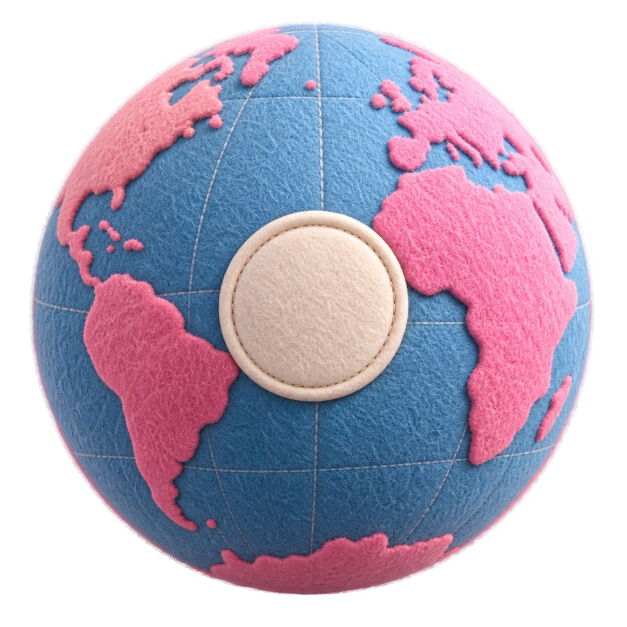
#> input picture web/artwork/plush-source.webp, 1254 x 1254 px (shown at 1/2 size)
$ python plush-materials.py
#> lines starting #> are read from the running program, lines starting #| are printed output that depends on the picture; after the words box and inside, x2 and y2 are one past the last pixel; in counts of white or black regions, pixels touching at a corner belong together
"""Reconstruct one continuous felt surface, preserving the approved photograph.

Python 3 + Pillow, numpy, scipy. Deterministic source-derived texture synthesis:
large overlapping, randomly selected photo patches (no mirrored tiles), sampled
through three spherical projections. Geography is a signed-distance continuation,
not alpha-blended continents. Colour, fibres, bevels, contact shade and physical
panel grooves share one material at every longitude, including the UV join/poles.
"""
from pathlib import Path
import json
import numpy as np
from PIL import Image
from scipy.ndimage import gaussian_filter, map_coordinates, distance_transform_edt, binary_fill_holes, binary_closing
from PIL import ImageDraw
ROOT = Path(__file__).resolve().parents[1]
OUT = ROOT / 'public/brand/plush'
photo = np.array(Image.open(ROOT / 'artwork/plush-source.webp').convert('RGB'), dtype=np.float32)
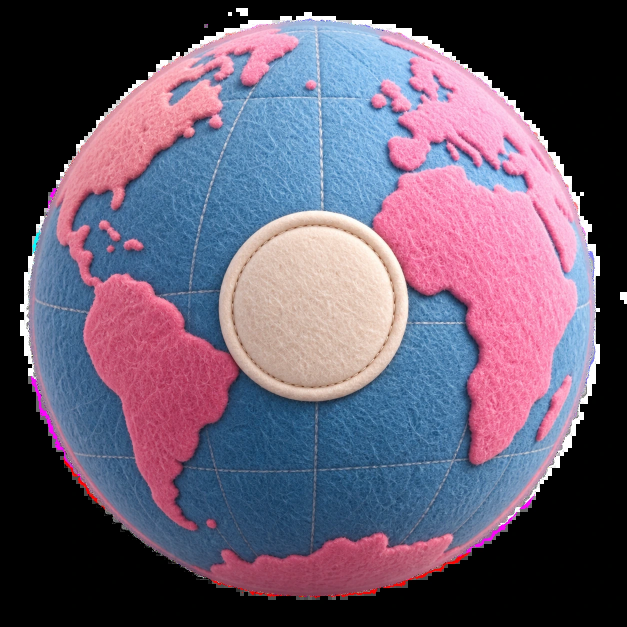
#> photo: shape (1254, 1254, 3) float32 (shown at 1/2 size); mean R, G, B 101, 88, 107.9
W,H=2048,1024
u,v=np.meshgrid((np.arange(W)+.5)/W,(np.arange(H)+.5)/H)
lon,lat=(u-.5)*2*np.pi,(.5-v)*np.pi
x,y,z=np.sin(lon)*np.cos(lat),np.sin(lat),np.cos(lon)*np.cos(lat)
rad=np.sqrt(x*x+(y-.005)**2)
transition=np.clip((rad-.34)/.18,0,1)
scale=1+.09*(1-transition*transition*(3-2*transition))
px,py=625+564*x/scale,615-573*y/scale
front=np.stack([map_coordinates(photo[:,:,c],[py,px],order=1,mode='nearest') for c in range(3)],-1)
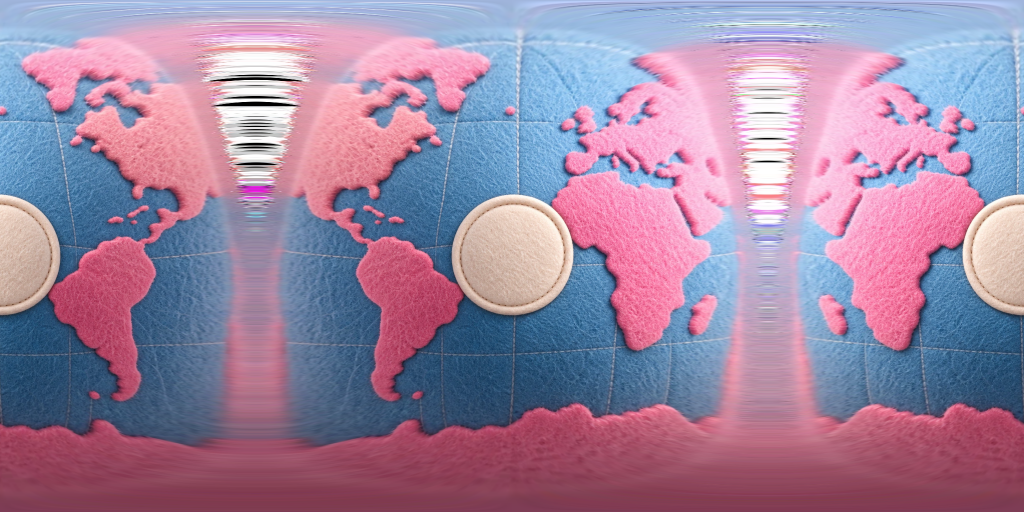
#> front: shape (1024, 2048, 3) float32 (shown at 1/2 size); mean R, G, B 158.9, 132.8, 162.1
pink=(front[:,:,0]>front[:,:,2]*1.05)
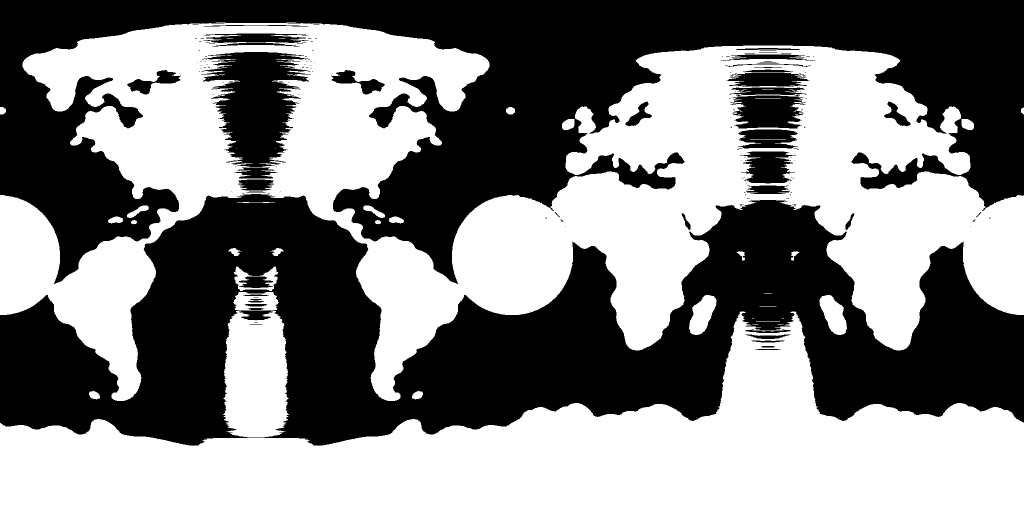
#> pink: shape (1024, 2048) bool (shown at 1/2 size); 51.3% white; 177 black regions (133 under 20 px), largest, box (x1, y1, x2, y2) and area: (0, 388, 2048, 892) 514426, (0, 0, 2048, 568) 438204, (403, 104, 621, 335) 29160
badge=(rad<.365)&(z>.85)
pink[badge]=False
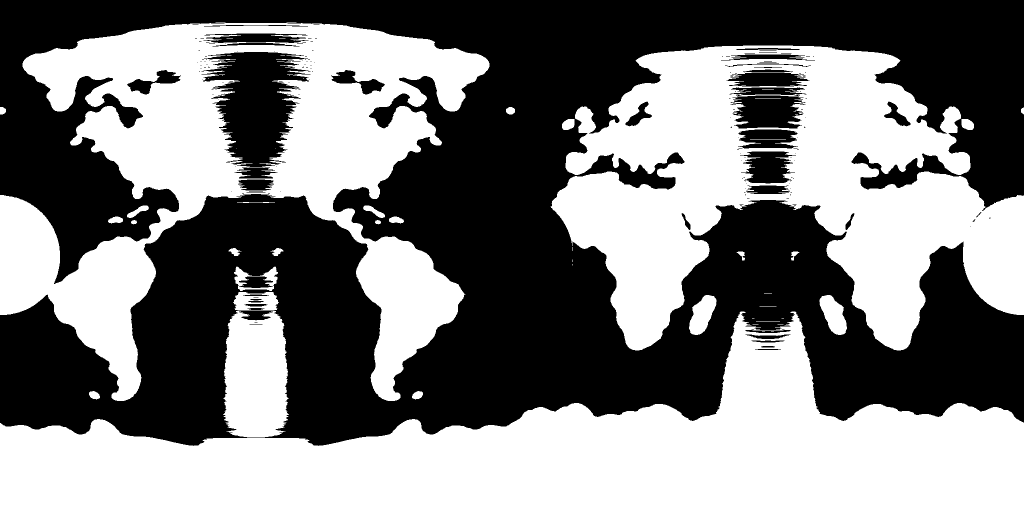
#> pink: shape (1024, 2048) bool (shown at 1/2 size); 49.1% white; 59 white regions (28 under 20 px), largest, box (x1, y1, x2, y2) and area: (0, 623, 2048, 1024) 395464, (1101, 91, 2048, 701) 297228, (0, 45, 979, 802) 295304
geo=Image.new('L',(W,H));draw=ImageDraw.Draw(geo)
#> after `geo = Image.new('L', (W, H))`: geo: PIL image 2048x1024 L; every value is 0
#> (the run stopped early here; a loop or call above may not have finished)
